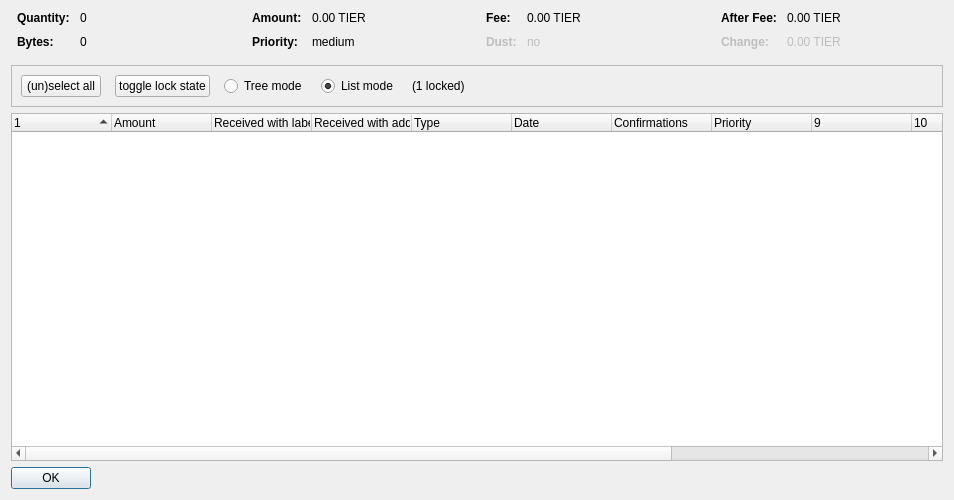
<?xml version="1.0" encoding="UTF-8"?>
<ui version="4.0">
 <class>CoinControlDialog</class>
 <widget class="QDialog" name="CoinControlDialog">
  <property name="geometry">
   <rect>
    <x>0</x>
    <y>0</y>
    <width>954</width>
    <height>500</height>
   </rect>
  </property>
  <property name="windowTitle">
   <string>Coin Selection</string>
  </property>
  <layout class="QVBoxLayout" name="verticalLayout">
   <item>
    <layout class="QHBoxLayout" name="horizontalLayoutTop" stretch="0,0,0,0">
     <property name="topMargin">
      <number>0</number>
     </property>
     <property name="bottomMargin">
      <number>10</number>
     </property>
     <item>
      <layout class="QFormLayout" name="formLayoutCoinControl1">
       <property name="horizontalSpacing">
        <number>10</number>
       </property>
       <property name="verticalSpacing">
        <number>10</number>
       </property>
       <property name="leftMargin">
        <number>6</number>
       </property>
       <property name="rightMargin">
        <number>6</number>
       </property>
       <item row="0" column="0">
        <widget class="QLabel" name="labelCoinControlQuantityText">
         <property name="font">
          <font>
           <weight>75</weight>
           <bold>true</bold>
          </font>
         </property>
         <property name="text">
          <string>Quantity:</string>
         </property>
        </widget>
       </item>
       <item row="0" column="1">
        <widget class="QLabel" name="labelCoinControlQuantity">
         <property name="cursor">
          <cursorShape>IBeamCursor</cursorShape>
         </property>
         <property name="contextMenuPolicy">
          <enum>Qt::ActionsContextMenu</enum>
         </property>
         <property name="text">
          <string notr="true">0</string>
         </property>
         <property name="textInteractionFlags">
          <set>Qt::LinksAccessibleByMouse|Qt::TextSelectableByKeyboard|Qt::TextSelectableByMouse</set>
         </property>
        </widget>
       </item>
       <item row="1" column="0">
        <widget class="QLabel" name="labelCoinControlBytesText">
         <property name="font">
          <font>
           <weight>75</weight>
           <bold>true</bold>
          </font>
         </property>
         <property name="text">
          <string>Bytes:</string>
         </property>
        </widget>
       </item>
       <item row="1" column="1">
        <widget class="QLabel" name="labelCoinControlBytes">
         <property name="cursor">
          <cursorShape>IBeamCursor</cursorShape>
         </property>
         <property name="contextMenuPolicy">
          <enum>Qt::ActionsContextMenu</enum>
         </property>
         <property name="text">
          <string notr="true">0</string>
         </property>
         <property name="textInteractionFlags">
          <set>Qt::LinksAccessibleByMouse|Qt::TextSelectableByKeyboard|Qt::TextSelectableByMouse</set>
         </property>
        </widget>
       </item>
      </layout>
     </item>
     <item>
      <layout class="QFormLayout" name="formLayoutCoinControl2">
       <property name="horizontalSpacing">
        <number>10</number>
       </property>
       <property name="verticalSpacing">
        <number>10</number>
       </property>
       <property name="leftMargin">
        <number>6</number>
       </property>
       <property name="rightMargin">
        <number>6</number>
       </property>
       <item row="0" column="0">
        <widget class="QLabel" name="labelCoinControlAmountText">
         <property name="font">
          <font>
           <weight>75</weight>
           <bold>true</bold>
          </font>
         </property>
         <property name="text">
          <string>Amount:</string>
         </property>
        </widget>
       </item>
       <item row="0" column="1">
        <widget class="QLabel" name="labelCoinControlAmount">
         <property name="cursor">
          <cursorShape>IBeamCursor</cursorShape>
         </property>
         <property name="contextMenuPolicy">
          <enum>Qt::ActionsContextMenu</enum>
         </property>
         <property name="text">
          <string notr="true">0.00 TIER</string>
         </property>
         <property name="textInteractionFlags">
          <set>Qt::LinksAccessibleByMouse|Qt::TextSelectableByKeyboard|Qt::TextSelectableByMouse</set>
         </property>
        </widget>
       </item>
       <item row="1" column="0">
        <widget class="QLabel" name="labelCoinControlPriorityText">
         <property name="font">
          <font>
           <weight>75</weight>
           <bold>true</bold>
          </font>
         </property>
         <property name="text">
          <string>Priority:</string>
         </property>
        </widget>
       </item>
       <item row="1" column="1">
        <widget class="QLabel" name="labelCoinControlPriority">
         <property name="cursor">
          <cursorShape>IBeamCursor</cursorShape>
         </property>
         <property name="contextMenuPolicy">
          <enum>Qt::ActionsContextMenu</enum>
         </property>
         <property name="text">
          <string>medium</string>
         </property>
         <property name="textInteractionFlags">
          <set>Qt::LinksAccessibleByMouse|Qt::TextSelectableByKeyboard|Qt::TextSelectableByMouse</set>
         </property>
        </widget>
       </item>
      </layout>
     </item>
     <item>
      <layout class="QFormLayout" name="formLayoutCoinControl3">
       <property name="horizontalSpacing">
        <number>10</number>
       </property>
       <property name="verticalSpacing">
        <number>10</number>
       </property>
       <property name="leftMargin">
        <number>6</number>
       </property>
       <property name="rightMargin">
        <number>6</number>
       </property>
       <item row="0" column="0">
        <widget class="QLabel" name="labelCoinControlFeeText">
         <property name="font">
          <font>
           <weight>75</weight>
           <bold>true</bold>
          </font>
         </property>
         <property name="text">
          <string>Fee:</string>
         </property>
        </widget>
       </item>
       <item row="0" column="1">
        <widget class="QLabel" name="labelCoinControlFee">
         <property name="cursor">
          <cursorShape>IBeamCursor</cursorShape>
         </property>
         <property name="contextMenuPolicy">
          <enum>Qt::ActionsContextMenu</enum>
         </property>
         <property name="text">
          <string notr="true">0.00 TIER</string>
         </property>
         <property name="textInteractionFlags">
          <set>Qt::LinksAccessibleByMouse|Qt::TextSelectableByKeyboard|Qt::TextSelectableByMouse</set>
         </property>
        </widget>
       </item>
       <item row="1" column="0">
        <widget class="QLabel" name="labelCoinControlLowOutputText">
         <property name="enabled">
          <bool>false</bool>
         </property>
         <property name="font">
          <font>
           <weight>75</weight>
           <bold>true</bold>
          </font>
         </property>
         <property name="text">
          <string>Dust:</string>
         </property>
        </widget>
       </item>
       <item row="1" column="1">
        <widget class="QLabel" name="labelCoinControlLowOutput">
         <property name="enabled">
          <bool>false</bool>
         </property>
         <property name="cursor">
          <cursorShape>IBeamCursor</cursorShape>
         </property>
         <property name="contextMenuPolicy">
          <enum>Qt::ActionsContextMenu</enum>
         </property>
         <property name="text">
          <string>no</string>
         </property>
         <property name="textInteractionFlags">
          <set>Qt::LinksAccessibleByMouse|Qt::TextSelectableByKeyboard|Qt::TextSelectableByMouse</set>
         </property>
        </widget>
       </item>
      </layout>
     </item>
     <item>
      <layout class="QFormLayout" name="formLayoutCoinControl4">
       <property name="horizontalSpacing">
        <number>10</number>
       </property>
       <property name="verticalSpacing">
        <number>10</number>
       </property>
       <property name="leftMargin">
        <number>6</number>
       </property>
       <property name="rightMargin">
        <number>6</number>
       </property>
       <item row="0" column="0">
        <widget class="QLabel" name="labelCoinControlAfterFeeText">
         <property name="font">
          <font>
           <weight>75</weight>
           <bold>true</bold>
          </font>
         </property>
         <property name="text">
          <string>After Fee:</string>
         </property>
        </widget>
       </item>
       <item row="0" column="1">
        <widget class="QLabel" name="labelCoinControlAfterFee">
         <property name="cursor">
          <cursorShape>IBeamCursor</cursorShape>
         </property>
         <property name="contextMenuPolicy">
          <enum>Qt::ActionsContextMenu</enum>
         </property>
         <property name="text">
          <string notr="true">0.00 TIER</string>
         </property>
         <property name="textInteractionFlags">
          <set>Qt::LinksAccessibleByMouse|Qt::TextSelectableByKeyboard|Qt::TextSelectableByMouse</set>
         </property>
        </widget>
       </item>
       <item row="1" column="0">
        <widget class="QLabel" name="labelCoinControlChangeText">
         <property name="enabled">
          <bool>false</bool>
         </property>
         <property name="font">
          <font>
           <weight>75</weight>
           <bold>true</bold>
          </font>
         </property>
         <property name="text">
          <string>Change:</string>
         </property>
        </widget>
       </item>
       <item row="1" column="1">
        <widget class="QLabel" name="labelCoinControlChange">
         <property name="enabled">
          <bool>false</bool>
         </property>
         <property name="cursor">
          <cursorShape>IBeamCursor</cursorShape>
         </property>
         <property name="contextMenuPolicy">
          <enum>Qt::ActionsContextMenu</enum>
         </property>
         <property name="text">
          <string notr="true">0.00 TIER</string>
         </property>
         <property name="textInteractionFlags">
          <set>Qt::LinksAccessibleByMouse|Qt::TextSelectableByKeyboard|Qt::TextSelectableByMouse</set>
         </property>
        </widget>
       </item>
      </layout>
     </item>
    </layout>
   </item>
   <item>
    <widget class="QFrame" name="frame">
     <property name="minimumSize">
      <size>
       <width>0</width>
       <height>40</height>
      </size>
     </property>
     <property name="frameShape">
      <enum>QFrame::StyledPanel</enum>
     </property>
     <property name="frameShadow">
      <enum>QFrame::Sunken</enum>
     </property>
     <layout class="QHBoxLayout" name="horizontalLayout">
      <item>
       <layout class="QHBoxLayout" name="horizontalLayoutPanel" stretch="0,0,0,0,0,0">
        <property name="spacing">
         <number>14</number>
        </property>
        <item>
         <widget class="QPushButton" name="pushButtonSelectAll">
          <property name="sizePolicy">
           <sizepolicy hsizetype="Maximum" vsizetype="Fixed">
            <horstretch>0</horstretch>
            <verstretch>0</verstretch>
           </sizepolicy>
          </property>
          <property name="text">
           <string>(un)select all</string>
          </property>
          <property name="autoDefault">
           <bool>false</bool>
          </property>
         </widget>
        </item>
        <item>
         <widget class="QPushButton" name="pushButtonToggleLock">
          <property name="sizePolicy">
           <sizepolicy hsizetype="Maximum" vsizetype="Fixed">
            <horstretch>0</horstretch>
            <verstretch>0</verstretch>
           </sizepolicy>
          </property>
          <property name="text">
           <string>toggle lock state</string>
          </property>
          <property name="autoDefault">
           <bool>false</bool>
          </property>
         </widget>
        </item>
        <item>
         <widget class="QRadioButton" name="radioTreeMode">
          <property name="sizePolicy">
           <sizepolicy hsizetype="Maximum" vsizetype="Fixed">
            <horstretch>0</horstretch>
            <verstretch>0</verstretch>
           </sizepolicy>
          </property>
          <property name="text">
           <string>Tree mode</string>
          </property>
         </widget>
        </item>
        <item>
         <widget class="QRadioButton" name="radioListMode">
          <property name="sizePolicy">
           <sizepolicy hsizetype="Maximum" vsizetype="Fixed">
            <horstretch>0</horstretch>
            <verstretch>0</verstretch>
           </sizepolicy>
          </property>
          <property name="text">
           <string>List mode</string>
          </property>
          <property name="checked">
           <bool>true</bool>
          </property>
         </widget>
        </item>
        <item>
         <widget class="QLabel" name="labelLocked">
          <property name="text">
           <string>(1 locked)</string>
          </property>
         </widget>
        </item>
        <item>
         <spacer name="horizontalSpacer">
          <property name="orientation">
           <enum>Qt::Horizontal</enum>
          </property>
          <property name="sizeHint" stdset="0">
           <size>
            <width>40</width>
            <height>20</height>
           </size>
          </property>
         </spacer>
        </item>
       </layout>
      </item>
     </layout>
    </widget>
   </item>
   <item>
    <widget class="CoinControlTreeWidget" name="treeWidget">
     <property name="contextMenuPolicy">
      <enum>Qt::CustomContextMenu</enum>
     </property>
     <property name="sortingEnabled">
      <bool>false</bool>
     </property>
     <property name="columnCount">
      <number>13</number>
     </property>
     <attribute name="headerShowSortIndicator" stdset="0">
      <bool>true</bool>
     </attribute>
     <attribute name="headerStretchLastSection">
      <bool>false</bool>
     </attribute>
     <column>
      <property name="text">
       <string/>
      </property>
     </column>
     <column>
      <property name="text">
       <string>Amount</string>
      </property>
     </column>
     <column>
      <property name="text">
       <string>Received with label</string>
      </property>
     </column>
     <column>
      <property name="text">
       <string>Received with address</string>
      </property>
     </column>
     <column>
      <property name="text">
	<string>Type</string>
      </property>
     </column>
     <column>
      <property name="text">	 
       <string>Date</string>
      </property>
     </column>
     <column>
      <property name="text">
       <string>Confirmations</string>
      </property>
      <property name="toolTip">
       <string>Confirmed</string>
      </property>
     </column>
     <column>
      <property name="text">
       <string>Priority</string>
      </property>
     </column>
     <column>
      <property name="text">
       <string/>
      </property>
     </column>
     <column>
      <property name="text">
       <string/>
      </property>
     </column>
     <column>
      <property name="text">
       <string/>
      </property>
     </column>
     <column>
      <property name="text">
       <string/>
      </property>
     </column>
     <column>
      <property name="text">
       <string/>
      </property>
     </column>
    </widget>
   </item>
   <item>
    <widget class="QDialogButtonBox" name="buttonBox">
     <property name="sizePolicy">
      <sizepolicy hsizetype="Maximum" vsizetype="Fixed">
       <horstretch>0</horstretch>
       <verstretch>0</verstretch>
      </sizepolicy>
     </property>
     <property name="orientation">
      <enum>Qt::Horizontal</enum>
     </property>
     <property name="standardButtons">
      <set>QDialogButtonBox::Ok</set>
     </property>
    </widget>
   </item>
  </layout>
 </widget>
 <customwidgets>
  <customwidget>
   <class>CoinControlTreeWidget</class>
   <extends>QTreeWidget</extends>
   <header>coincontroltreewidget.h</header>
  </customwidget>
 </customwidgets>
 <resources/>
 <connections/>
</ui>
